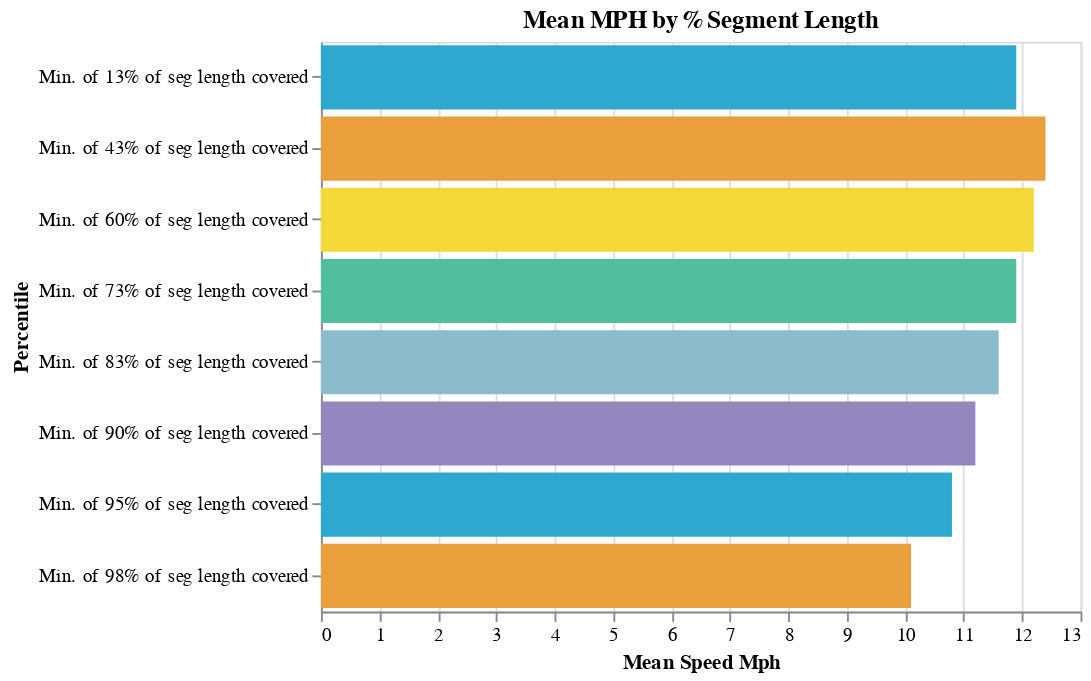

Source (notebook cell):
### Code cell
bar_chart(test, 'Mean Speed Mph', 'Percentile', 'Mean MPH by % Segment Length')

### Figure 1 — Vega-Lite specification as saved in the notebook (floating-point values rounded to 4 significant figures)
{"config": {"view": {"continuousWidth": 400, "continuousHeight": 300}}, "data": {"name": "data-f71b1169b77395c16f3d6aa4dca2467f"}, "mark": "bar", "encoding": {"color": {"field": "Percentile", "legend": null, "scale": {"range": ["#2EA8CE", "#EB9F3C", "#F4D837", "#51BF9D", "#8CBCCB", "#9487C0"]}, "type": "nominal"}, "tooltip": [{"field": "Percentile", "type": "nominal"}, {"field": "N Rows", "type": "quantitative"}, {"field": "Mean Speed Mph", "type": "quantitative"}, {"field": "N Kept Routes", "type": "quantitative"}, {"field": "N Kept Trips", "type": "quantitative"}, {"field": "N Kept Operators", "type": "quantitative"}, {"field": "Percentage Kept Rows", "type": "quantitative"}, {"field": "Percentage Kept Trips", "type": "quantitative"}, {"field": "Percentage Kept Routes", "type": "quantitative"}], "x": {"field": "Mean Speed Mph", "type": "quantitative"}, "y": {"field": "Percentile", "type": "nominal"}}, "height": 300, "title": "Mean MPH by % Segment Length", "width": 400, "$schema": "https://vega.github.io/schema/vega-lite/v4.17.0.json", "datasets": {"data-f71b1169b77395c16f3d6aa4dca2467f": [{"Percentile": "Min. of 13% of seg length covered", "N Rows": 2002522, "Mean Speed Mph": 11.9, "N Kept Routes": 4079, "N Kept Trips": 65931, "N Kept Operators": 74, "Percentage Kept Rows": 90.0, "Percentage Kept Trips": 99.6, "Percentage Kept Routes": 99.8}, {"Percentile": "Min. of 43% of seg length covered", "N Rows": 1780020, "Mean Speed Mph": 12.4, "N Kept Routes": 4065, "N Kept Trips": 65696, "N Kept Operators": 74, "Percentage Kept Rows": 80.0, "Percentage Kept Trips": 99.2, "Percentage Kept Routes": 99.5}, {"Percentile": "Min. of 60% of seg length covered", "N Rows": 1557517, "Mean Speed Mph": 12.2, "N Kept Routes": 4055, "N Kept Trips": 65420, "N Kept Operators": 74, "Percentage Kept Rows": 70.0, "Percentage Kept Trips": 98.8, "Percentage Kept Routes": 99.2}, {"Percentile": "Min. of 73% of seg length covered", "N Rows": 1335015, "Mean Speed Mph": 11.9, "N Kept Routes": 4041, "N Kept Trips": 65010, "N Kept Operators": 74, "Percentage Kept Rows": 60.0, "Percentage Kept Trips": 98.2, "Percentage Kept Routes": 98.9}, {"Percentile": "Min. of 83% of seg length covered", "N Rows": 1112513, "Mean Speed Mph": 11.6, "N Kept Routes": 4026, "N Kept Trips": 64250, "N Kept Operators": 74, "Percentage Kept Rows": 50.0, "Percentage Kept Trips": 97.0, "Percentage Kept Routes": 98.5}, {"Percentile": "Min. of 90% of seg length covered", "N Rows": 890010, "Mean Speed Mph": 11.2, "N Kept Routes": 3977, "N Kept Trips": 62802, "N Kept Operators": 74, "Percentage Kept Rows": 40.0, "Percentage Kept Trips": 94.8, "Percentage Kept Routes": 97.3}, {"Percentile": "Min. of 95% of seg length covered", "N Rows": 667508, "Mean Speed Mph": 10.8, "N Kept Routes": 3902, "N Kept Trips": 60798, "N Kept Operators": 74, "Percentage Kept Rows": 30.0, "Percentage Kept Trips": 91.8, "Percentage Kept Routes": 95.5}, {"Percentile": "Min. of 98% of seg length covered", "N Rows": 445005, "Mean Speed Mph": 10.1, "N Kept Routes": 3735, "N Kept Trips": 57281, "N Kept Operators": 74, "Percentage Kept Rows": 20.0, "Percentage Kept Trips": 86.5, "Percentage Kept Routes": 91.4}]}}
